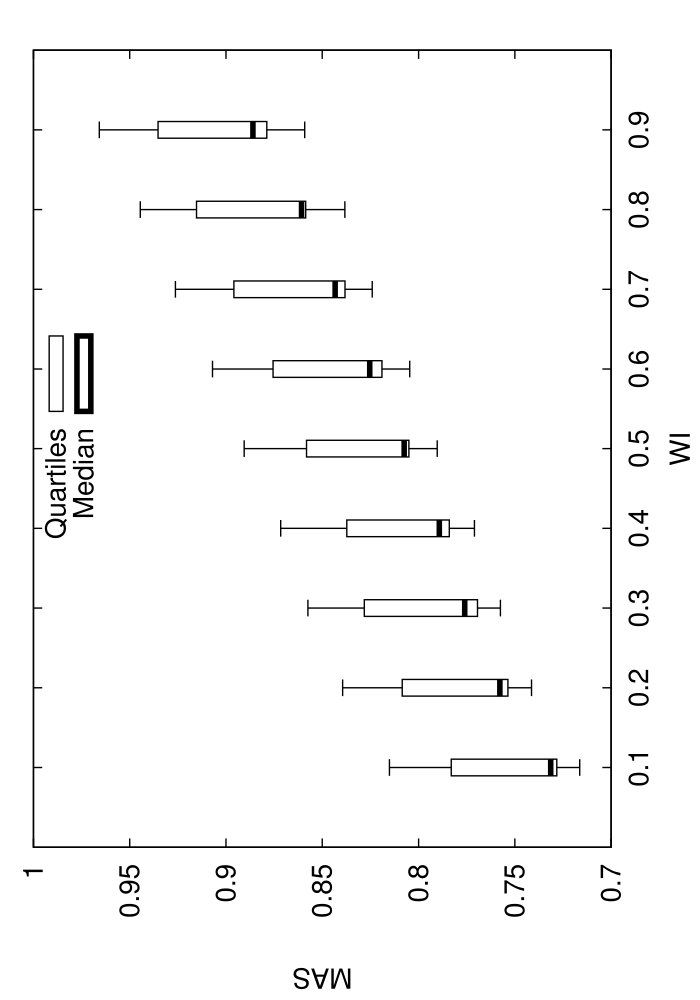

Here is the gnuplot script that generated this plot:
set terminal postscript enhanced 20
set xrange[0:1]
set xlabel 'WI'
set ylabel 'MAS'
set key ins vert center top spacing 1.0
set output 'stat_SIM_W07.dat.eps'
set bars 4.0
set style fill empty
plot 'stat_SIM_W07.dat.elab' using 1:3:2:6:5:xticlabel(1) with candlesticks lt -1 lw 1 title 'Quartiles' whiskerbars,'' using 1:4:4:4:4:xticlabels(1) with candlesticks lt -1 lw 4 title 'Median'
